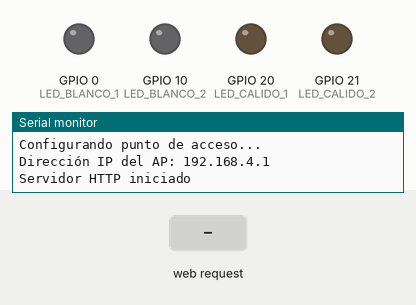
A sketch run on a simulated ESP32-S3. On the bench: output pins drawn as LEDs (lit = HIGH), the last lines printed to the serial monitor. Inputs (shaded band) come from the test bench.

Above: at 1.2 s.
1.3 s: HTTP request GET /blanco received
At 2.1 s:
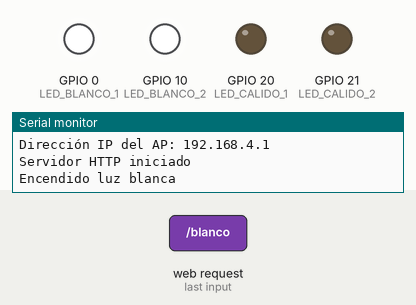
2.8 s: HTTP request GET /calido received
At 3.2 s:
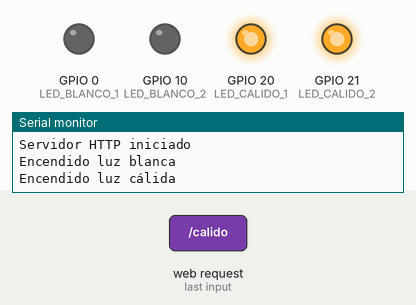
4.3 s: HTTP request GET /apagar received
At 5.6 s:
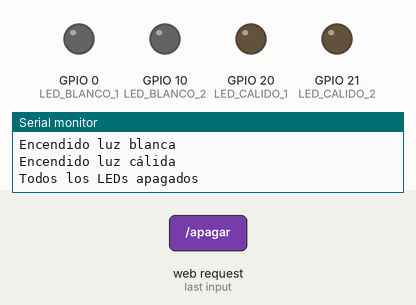
Timing chart, 0 to 7.3 s (numbered marks = the images above; inputs shaded):
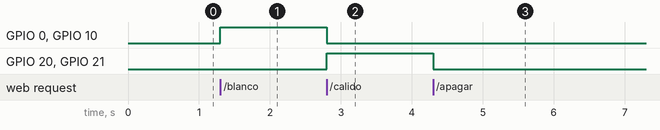

Measured:
- after the input at 1.3 s, GPIO 0 (LED_BLANCO_1), GPIO 10 (LED_BLANCO_2): LOW → HIGH at once
- after the input at 2.8 s, GPIO 0 (LED_BLANCO_1), GPIO 10 (LED_BLANCO_2): HIGH → LOW at once; GPIO 20 (LED_CALIDO_1), GPIO 21 (LED_CALIDO_2): LOW → HIGH at once
- after the input at 4.3 s, GPIO 20 (LED_CALIDO_1), GPIO 21 (LED_CALIDO_2): HIGH → LOW at once

The sketch:

apple_lamp_V1_white___warm.ino
```cpp
#include <WiFi.h>
#include <WebServer.h>

// Definición de pines
#define LED_BLANCO_1 0     // LED luz blanca 1
#define LED_BLANCO_2 10    // LED luz blanca 2
#define LED_CALIDO_1 20    // LED luz cálida 1
#define LED_CALIDO_2 21    // LED luz cálida 2

// Configuración del punto de acceso
const char* ssid = "apple lamp";
const char* password = "12345678";

WebServer server(80);  // Crear servidor en el puerto 80

// Variables de estado
String colorActual = "apagado";  // Puede ser: "blanco", "calido", "apagado"

void setup() {
  Serial.begin(115200);
  delay(10);

  // Configurar pines de los LEDs como salida
  pinMode(LED_BLANCO_1, OUTPUT);
  pinMode(LED_BLANCO_2, OUTPUT);
  pinMode(LED_CALIDO_1, OUTPUT);
  pinMode(LED_CALIDO_2, OUTPUT);

  // Inicializar todos los LEDs apagados
  apagarTodosLosLEDs();

  // Crear punto de acceso
  Serial.println("Configurando punto de acceso...");
  WiFi.softAP(ssid, password);

  IPAddress myIP = WiFi.softAPIP();
  Serial.print("Dirección IP del AP: ");
  Serial.println(myIP);

  // Configurar rutas del servidor web
  server.on("/", handleRoot);
  server.on("/blanco", handleBlanco);
  server.on("/calido", handleCalido);
  server.on("/apagar", handleApagar);

  server.begin();
  Serial.println("Servidor HTTP iniciado");
}

void loop() {
  server.handleClient();
}

void apagarTodosLosLEDs() {
  digitalWrite(LED_BLANCO_1, LOW);
  digitalWrite(LED_BLANCO_2, LOW);
  digitalWrite(LED_CALIDO_1, LOW);
  digitalWrite(LED_CALIDO_2, LOW);
  colorActual = "apagado";
}

void handleRoot() {
  String html = "<!DOCTYPE html>";
  html += "<html lang='es'>";
  html += "<head>";
  html += "<meta charset='UTF-8'>";
  html += "<meta name='viewport' content='width=device-width, initial-scale=1.0'>";
  html += "<title>Control de Lámpara</title>";
  html += "<style>";
  html += "body { font-family: Arial, sans-serif; text-align: center; margin-top: 50px; }";
  html += "h1 { color: #333; }";
  html += ".btn { border: none; color: white; padding: 15px 32px; text-align: center; text-decoration: none; display: inline-block; font-size: 16px; margin: 10px 5px; cursor: pointer; border-radius: 5px; }";
  html += ".btn-blanco { background-color: #f5f5f5; color: black; }";
  html += ".btn-calido { background-color: #ffcc80; }";
  html += ".btn-apagar { background-color: #f44336; }";
  html += ".estado { font-size: 20px; margin: 20px; }";
  html += ".container { max-width: 500px; margin: 0 auto; }";
  html += "</style>";
  html += "</head>";
  html += "<body>";
  html += "<div class='container'>";
  html += "<h1>Control de Lámpara</h1>";

  // Mostrar estado actual
  html += "<p class='estado'>Estado actual: <strong>";
  if(colorActual == "blanco") {
    html += "<span style='color:#f5f5f5; text-shadow: 1px 1px 1px #000;'>LUZ BLANCA</span>";
  } else if(colorActual == "calido") {
    html += "<span style='color:#ffcc80; text-shadow: 1px 1px 1px #000;'>LUZ CÁLIDA</span>";
  } else {
    html += "<span style='color:#666;'>APAGADA</span>";
  }
  html += "</strong></p>";

  // Botones de control
  html += "<a href='/blanco' class='btn btn-blanco'>Luz Blanca</a>";
  html += "<a href='/calido' class='btn btn-calido'>Luz Cálida</a>";
  html += "<a href='/apagar' class='btn btn-apagar'>Apagar Lámpara</a>";
  html += "</div>";
  html += "</body>";
  html += "</html>";

  server.send(200, "text/html", html);
}

void handleBlanco() {
  apagarTodosLosLEDs();
  digitalWrite(LED_BLANCO_1, HIGH);
  digitalWrite(LED_BLANCO_2, HIGH);
  colorActual = "blanco";
  Serial.println("Encendido luz blanca");
  server.sendHeader("Location", "/");
  server.send(303);
}

void handleCalido() {
  apagarTodosLosLEDs();
  digitalWrite(LED_CALIDO_1, HIGH);
  digitalWrite(LED_CALIDO_2, HIGH);
  colorActual = "calido";
  Serial.println("Encendido luz cálida");
  server.sendHeader("Location", "/");
  server.send(303);
}

void handleApagar() {
  apagarTodosLosLEDs();
  Serial.println("Todos los LEDs apagados");
  server.sendHeader("Location", "/");
  server.send(303);
}
```
